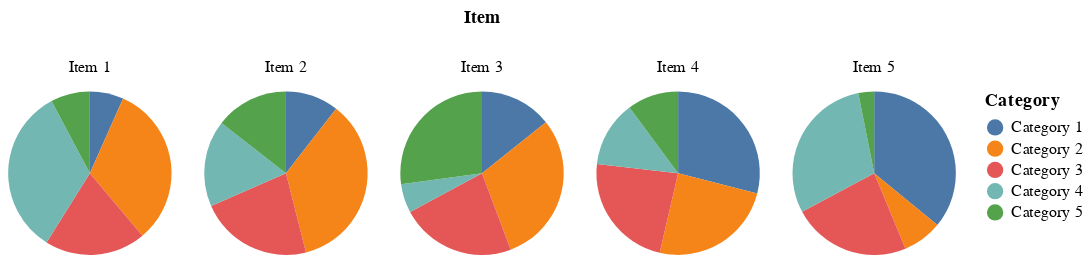

Notebook code cell kept with this figure:
### Markdown cell above
### Faceted pie charts

### Code cell
alt.Chart(df).mark_arc().encode(
    theta = 'sum(value):Q',
    color = 'Category:N'
).properties(
    width = 100,
    height = 100
).facet(
    column='Item:O'
)

### Figure 1 — Vega-Lite specification as saved in the notebook (floating-point values rounded to 4 significant figures)
{"config": {"view": {"continuousWidth": 300, "continuousHeight": 300}}, "data": {"name": "data-dcc63c1bd6179d79fcae39778c52b169"}, "facet": {"column": {"field": "Item", "type": "ordinal"}}, "spec": {"mark": {"type": "arc"}, "encoding": {"color": {"field": "Category", "type": "nominal"}, "theta": {"aggregate": "sum", "field": "value", "type": "quantitative"}}, "height": 100, "width": 100}, "$schema": "https://vega.github.io/schema/vega-lite/v5.8.0.json", "datasets": {"data-dcc63c1bd6179d79fcae39778c52b169": [{"Item": "Item 1", "Category": "Category 1", "value": 6}, {"Item": "Item 2", "Category": "Category 1", "value": 8}, {"Item": "Item 3", "Category": "Category 1", "value": 10}, {"Item": "Item 4", "Category": "Category 1", "value": 20}, {"Item": "Item 5", "Category": "Category 1", "value": 23}, {"Item": "Item 1", "Category": "Category 2", "value": 29}, {"Item": "Item 2", "Category": "Category 2", "value": 27}, {"Item": "Item 3", "Category": "Category 2", "value": 21}, {"Item": "Item 4", "Category": "Category 2", "value": 17}, {"Item": "Item 5", "Category": "Category 2", "value": 5}, {"Item": "Item 1", "Category": "Category 3", "value": 18}, {"Item": "Item 2", "Category": "Category 3", "value": 17}, {"Item": "Item 3", "Category": "Category 3", "value": 16}, {"Item": "Item 4", "Category": "Category 3", "value": 16}, {"Item": "Item 5", "Category": "Category 3", "value": 15}, {"Item": "Item 1", "Category": "Category 4", "value": 30}, {"Item": "Item 2", "Category": "Category 4", "value": 13}, {"Item": "Item 3", "Category": "Category 4", "value": 4}, {"Item": "Item 4", "Category": "Category 4", "value": 9}, {"Item": "Item 5", "Category": "Category 4", "value": 19}, {"Item": "Item 1", "Category": "Category 5", "value": 7}, {"Item": "Item 2", "Category": "Category 5", "value": 11}, {"Item": "Item 3", "Category": "Category 5", "value": 19}, {"Item": "Item 4", "Category": "Category 5", "value": 7}, {"Item": "Item 5", "Category": "Category 5", "value": 2}]}}
